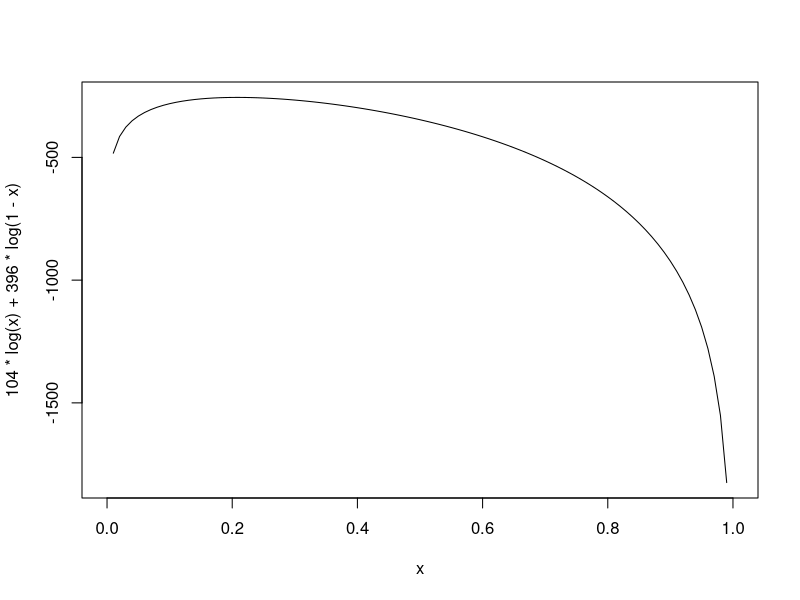
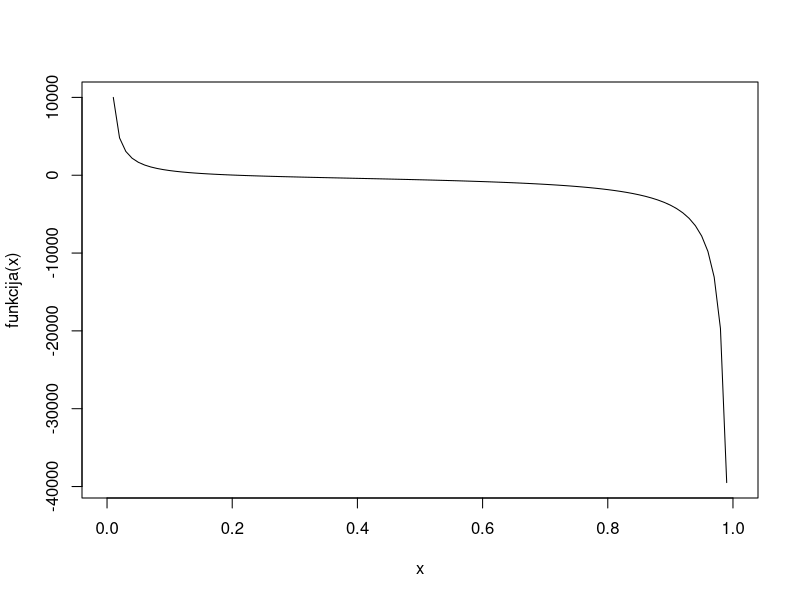
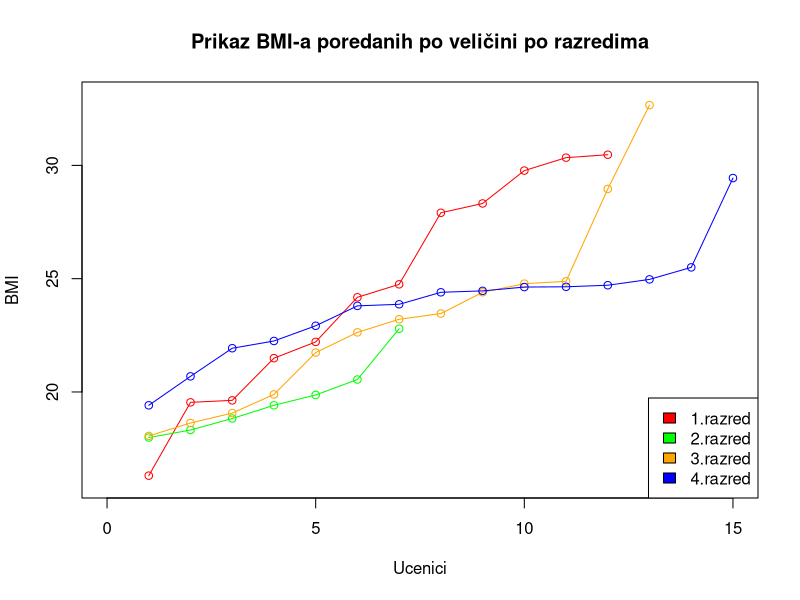
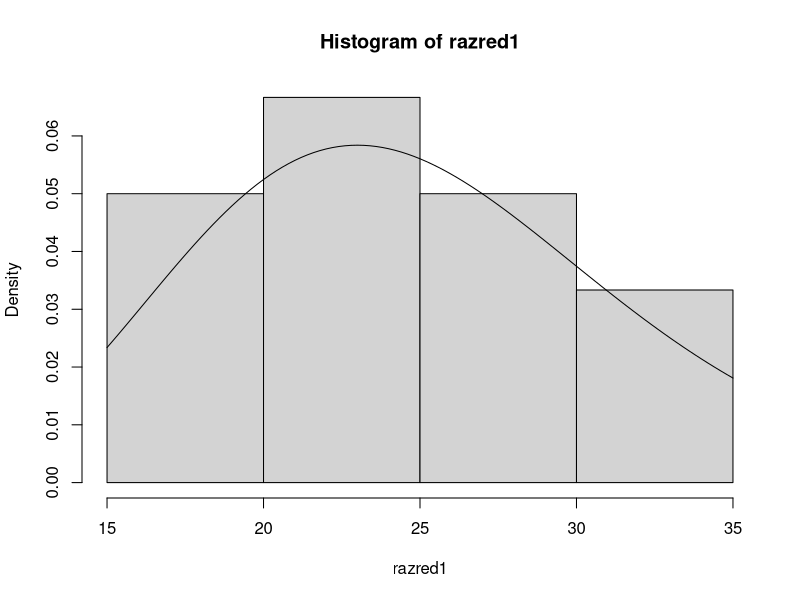
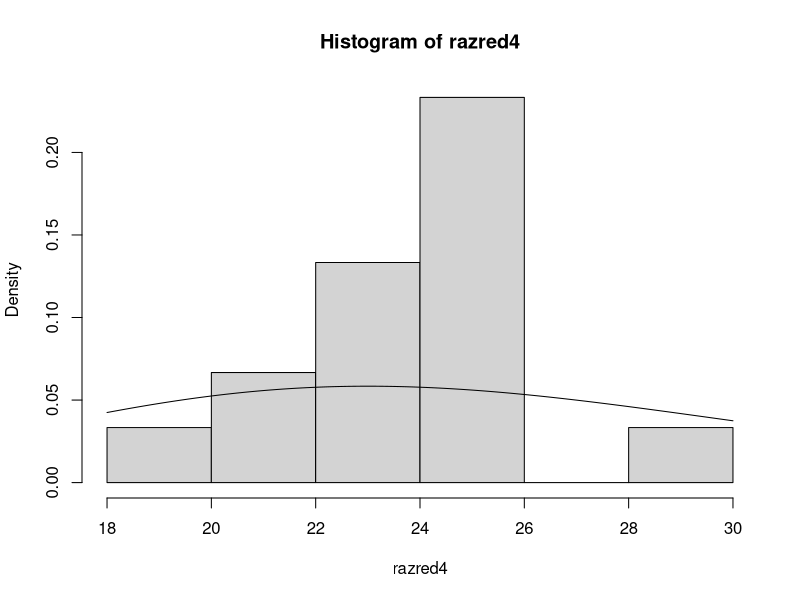
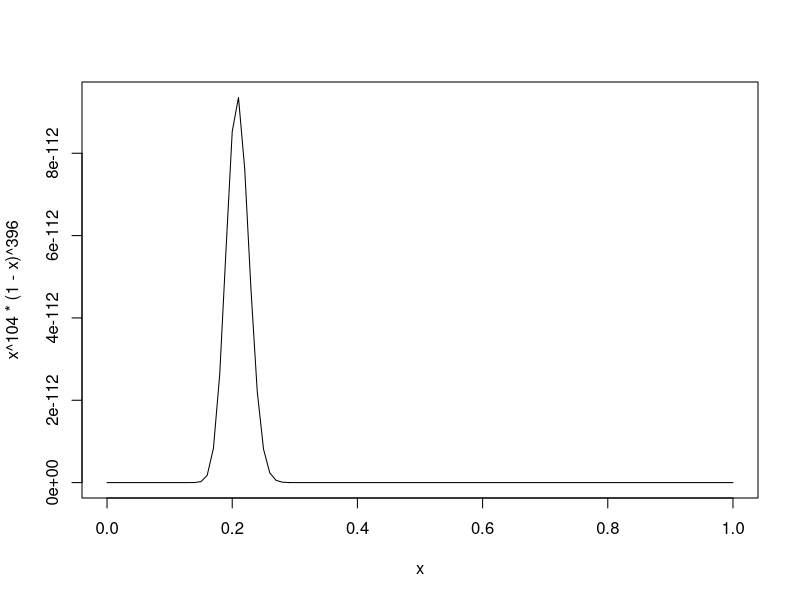
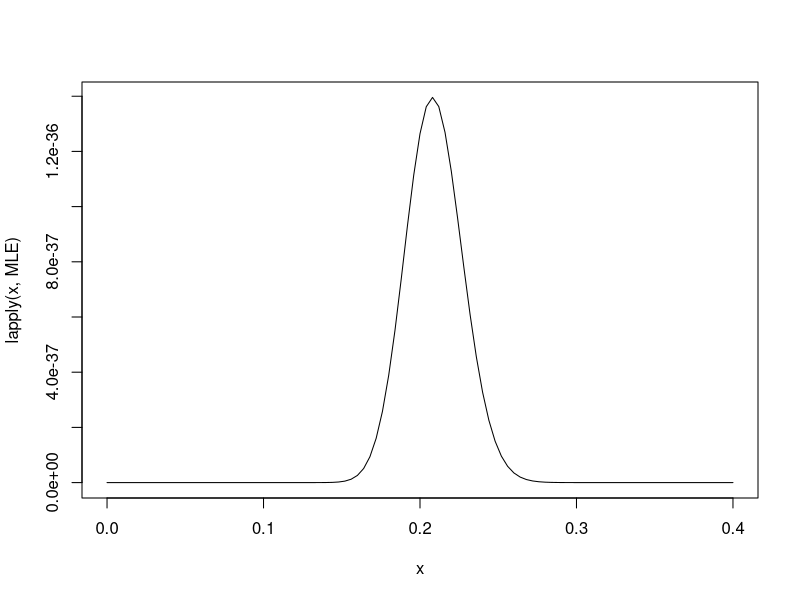
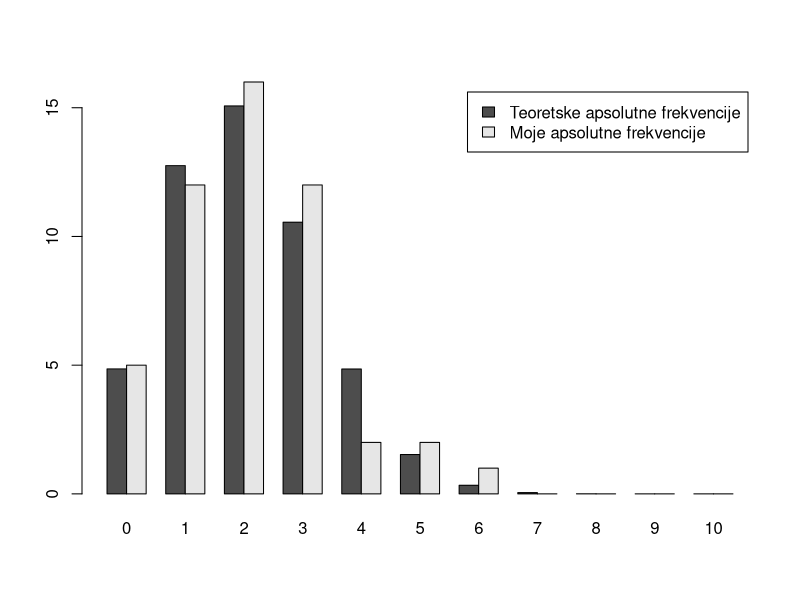

Recreate these plots in R, in order.
#Ako primjetite grešku ili ako mislite da bi se neki zadatak trebao
#drukcije rjesiti, molim Vas javite
#Tin Sertić
#Prvi zadatak
getwd()
setwd("C:/Users/Tin/Desktop/StatPrakt1-Kol1")
getwd()
mojatablica <- read.table(file = "statpr-1920-kol1-zad1.dat", header = TRUE)
mojatablica
mojatablica$bmi = mojatablica$tezina / ((mojatablica$visina)^2)
mojatablica
mojatablica[which(mojatablica$bmi>25),]
mojatablica$ime[which(mojatablica$bmi>25)]
razred1 <- mojatablica$bmi[which(mojatablica$razred == 1)]
razred2 <- mojatablica$bmi[which(mojatablica$razred == 2)]
razred3 <- mojatablica$bmi[which(mojatablica$razred == 3)]
razred4 <- mojatablica$bmi[which(mojatablica$razred == 4)]
min1 <- min(razred1)
min2 <- min(razred2)
min3 <- min(razred3)
min4 <- min(razred4)
max1 <- max(razred1)
max2 <- max(razred2)
max3 <- max(razred3)
max4 <- max(razred4)
u1 <- mean(razred1)
u2 <- mean(razred2)
u3 <- mean(razred3)
u4 <- mean(razred4)
var1 <- var(razred1)
var2 <- var(razred2)
var3 <- var(razred3)
var4 <- var(razred4)
#Promatrajući podatke, primijećujemo da aritmetička sredina drugog
#razreda znatno odstupa od aritmetičkih sredina ostalih razreda,
#kao što i maximum drugog razreda znatno odstupa od ostalih razreda
razred1 <- sort(razred1)
razred2 <- sort(razred2)
razred3 <- sort(razred3)
razred4 <- sort(razred4)
pdf(file = "usporedba1d.pdf")
plot(razred1, type = "o", col="red", xlim = c(0,15), ylim = c(16,33), xlab = "Ucenici", ylab = "BMI", main = "Prikaz BMI-a poredanih po veličini po razredima")
lines(razred2, type = "o", col="green")
lines(razred3, type = "o", col = "orange")
lines(razred4, type = "o", col = "blue")
legend(x="bottomright", y="bottom", legend = c("1.razred", "2.razred", "3.razred", "4.razred"), fill = c("red", "green", "orange", "blue"))
dev.off()
pdf(file = "usporedba1e-prvi.pdf")
hist(razred1, probability = TRUE)
curve(dchisq(x, df=25), add = TRUE)
dev.off()
pdf(file = "usporedba1e-cetvrti.pdf")
hist(razred4, probability = TRUE)
curve(dchisq(x, df=25), add = TRUE)
dev.off()
#Razdioba prvog razreda je jako slična hi^2(25) razdiobi, dok
#se razdioba četvrtog razreda znatno razlikuje od hi^2(25) razdiobe.
#Drugi zadatak
mojatablica2 <- read.table(file = "statpr-1920-kol1-zad2.txt", header = FALSE, sep = ",")
mojatablica2 <- as.numeric(mojatablica2)
n <- length(mojatablica2)
moja_funkcija <- function(){
  povratnik <- c()
  for(i in 0:10)
    povratnik[i+1] <- length(which(mojatablica2==i))
  return(povratnik)
}
moje_frekvencije <- moja_funkcija()
sum(moje_frekvencije) == n
#Ovo obiljezje bi moglo pripadati geometrijskoj distribuciji
#Probavao sam ovo, i razmišljao, no to nema previše smisla niti interpretacije
#Bolje se odlučiti za binomnu distribuciju, ima puno više smisla
#Geometrijska (neuspjesi do prvog uspjeha - nema smisla??)
#Bolje je odabrati binomnu (slucajno biram koji ljudi i koliko njih ce imati koju boju ociju)
suma_xeva = sum(moje_frekvencije*(0:10))
suma_xeva
pdf(file = "graf2c.pdf")
#(n povrh 0) * p na 0 puta 1-p (10-0)
curve(x^104*(1-x)^396)
dev.off()
#Ide pravo crtanje
pdf(file = "graf2c.pdf")
MLE <- function (p){
  probs <- dbinom(0:10, size=10, prob = p)
  return(prod(probs^moje_frekvencije))
}
curve(lapply(x,MLE), from = 0, to = 0.4)
dev.off()
curve(104*log(x) + 396*log(1-x))
funkcija <- function(x){
  return(104/x + (-396)/(1-x))
}
curve(funkcija)
uniroot(f = funkcija, interval = c(0.0001,0.9999))
probi <- uniroot(f = funkcija, interval = c(0.0001,0.9999))$root
teoretske_frekvencije <- 50*dbinom(0:10, size=10, prob = probi)
pdf(file = "usporedba2d.pdf")
barplot(matrix(c(teoretske_frekvencije, moje_frekvencije), nrow = 2, byrow = TRUE), names = 0:10, beside = TRUE, legend = c("Teoretske apsolutne frekvencije","Moje apsolutne frekvencije"))
dev.off()
#Dolazi li uzorak iz binomne distribucije?
#Složena hipoteza
#HO: X dolazi iz binomne distribucije
#H1: X ne dolazi iz binomne distribucije
#Prezentacija 4, slajd 9
birkokororom <- function(x){
  return(50*dbinom((0:10), size = 10, prob = x))
}
optiko <- function(x){
  return(sum(((moje_frekvencije-birkokororom(x))^2)/birkokororom(x)))
}
moje_frekvencije
optimise(f=optiko, lower = 0.001, upper = 0.999)
H <- optimise(f=optiko, lower = 0.001, upper = 0.999)$objective
H
#Testna statistika ima chisq(11-1-1) = chisq(9)
p_vrijednost <- pchisq(q = H, df = 9, lower.tail = FALSE)
p_vrijednost
#Vidimo da je p_vrijednost velika, pa ne odbacujemo nultu hipotezu
#ni za jednu razinu znacajnosti (0.01,0.05,0.10)
#Tj. ne mozemo odbaciti da dolazi iz binomne distribucije
pdf(file = "usporedba2f.pdf")
#Relativne znaci na skali od 0 do 1
drzava_opcenito <- dbinom(0:10, size=10, prob = 0.2)
barplot(matrix(c(drzava_opcenito, moje_frekvencije/n), nrow = 2, byrow = TRUE), names = 0:10, beside = TRUE, legend = c("Drzava opcenito","Moj uzorak"))
dev.off()
